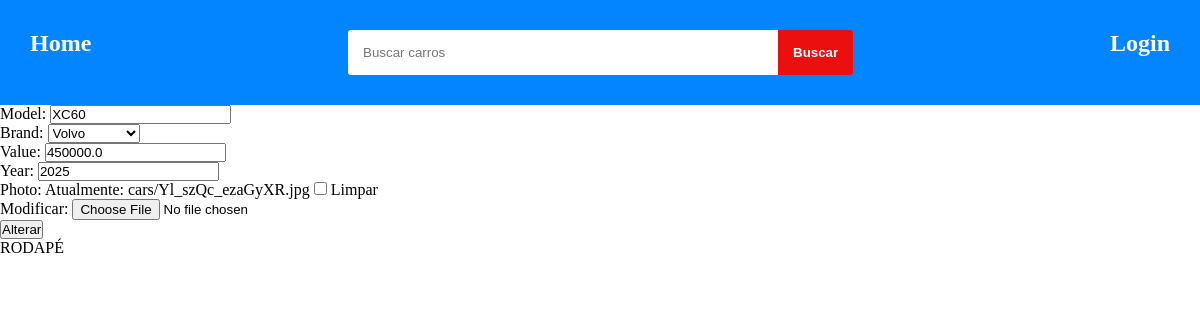
Screenshot of /car_update/6/ with the database file from the repository.
### cars/models.py (models this page shows, shortened)
class Car(models.Model):
    id = models.AutoField(primary_key=True)
    model = models.CharField(max_length=200)
    brand = models.ForeignKey(Brand, on_delete=models.PROTECT, null=True) #Chave estrangeira
    value = models.FloatField(blank=True, null=True)
    year = models.IntegerField(blank=True, null=True)
    photo = models.ImageField(upload_to='cars/', blank=True, null=True) # pasta onde será feito o upload da imagem

### cars/views.py (the view, shortened to what this page needs)
# urls.py: path('car_update/<int:pk>/', CarUpdateView.as_view(), name='car_update'),
class CarUpdateView(View):
    def get(self, request, pk):
        car = Car.objects.get(pk=pk)
        form = CarModelForm(instance=car)
        return render(
            request,
            'car_update.html',
            {'form': form}
        )

### cars/form.py (shortened to what this page needs)
class CarModelForm(forms.ModelForm):
    class Meta:
        model = Car # Especifica o modelo ao qual o formulario estará vinculado.
        fields = '__all__' # Define os campos do modelo que deve ser incluido no formulario

### cars/models.py (called while the page is built)
    def __str__(self):
        return self.name

### cars/templates/car_update.html (shortened to what this page needs)
{% extends "base.html" %}
{% block content %}
    <form method="post" >
        {{form.as_p}}
        <button type="submit">Alterar</button>
    </form>
{% endblock %}

### static/css/base/base.css (style rules this page uses)
* { padding: 0px; margin: 0px; }
a { text-decoration: none; color: inherit; }

### rows the page displays
Car: model "XC60", brand "Volvo", value "450000.0", year "2025"
